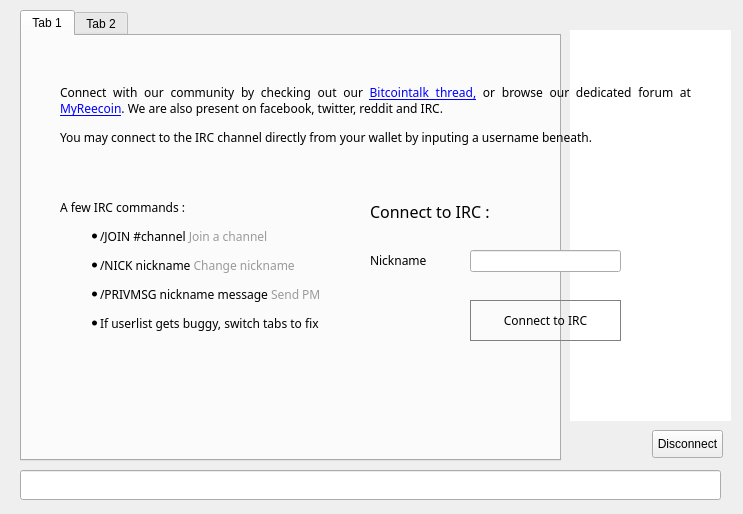
<?xml version="1.0" encoding="UTF-8"?>
<ui version="4.0">
 <class>ChatWindowClass</class>
 <widget class="QWidget" name="ChatWindowClass">
  <property name="geometry">
   <rect>
    <x>0</x>
    <y>0</y>
    <width>743</width>
    <height>514</height>
   </rect>
  </property>
  <widget class="QWidget" name="widget_2" native="true">
   <property name="geometry">
    <rect>
     <x>0</x>
     <y>0</y>
     <width>741</width>
     <height>511</height>
    </rect>
   </property>
   <widget class="QWidget" name="splitter" native="true">
    <property name="enabled">
     <bool>true</bool>
    </property>
    <property name="geometry">
     <rect>
      <x>10</x>
      <y>10</y>
      <width>721</width>
      <height>501</height>
     </rect>
    </property>
    <property name="styleSheet">
     <string notr="true"/>
    </property>
    <widget class="QTabWidget" name="tab">
     <property name="geometry">
      <rect>
       <x>10</x>
       <y>0</y>
       <width>541</width>
       <height>451</height>
      </rect>
     </property>
     <property name="styleSheet">
      <string notr="true"/>
     </property>
     <property name="tabShape">
      <enum>QTabWidget::Rounded</enum>
     </property>
     <property name="currentIndex">
      <number>0</number>
     </property>
     <property name="tabsClosable">
      <bool>false</bool>
     </property>
     <widget class="QWidget" name="widget_4">
      <attribute name="title">
       <string>Tab 1</string>
      </attribute>
     </widget>
     <widget class="QWidget" name="tab_5">
      <attribute name="title">
       <string>Tab 2</string>
      </attribute>
     </widget>
    </widget>
    <widget class="QLineEdit" name="lineEdit">
     <property name="geometry">
      <rect>
       <x>10</x>
       <y>460</y>
       <width>701</width>
       <height>30</height>
      </rect>
     </property>
     <property name="sizePolicy">
      <sizepolicy hsizetype="Fixed" vsizetype="Fixed">
       <horstretch>0</horstretch>
       <verstretch>0</verstretch>
      </sizepolicy>
     </property>
     <property name="maximumSize">
      <size>
       <width>16777215</width>
       <height>30</height>
      </size>
     </property>
    </widget>
    <widget class="QListView" name="userView">
     <property name="geometry">
      <rect>
       <x>560</x>
       <y>20</y>
       <width>161</width>
       <height>391</height>
      </rect>
     </property>
     <property name="minimumSize">
      <size>
       <width>0</width>
       <height>300</height>
      </size>
     </property>
     <property name="styleSheet">
      <string notr="true">border-radius:10px;</string>
     </property>
    </widget>
    <widget class="QPushButton" name="disconnect">
     <property name="geometry">
      <rect>
       <x>642</x>
       <y>420</y>
       <width>71</width>
       <height>28</height>
      </rect>
     </property>
     <property name="text">
      <string>Disconnect</string>
     </property>
    </widget>
   </widget>
   <widget class="QWidget" name="hide3" native="true">
    <property name="geometry">
     <rect>
      <x>0</x>
      <y>0</y>
      <width>741</width>
      <height>511</height>
     </rect>
    </property>
    <property name="styleSheet">
     <string notr="true">font-family:Proxima Nova Rg;</string>
    </property>
    <widget class="QWidget" name="layoutWidget">
     <property name="geometry">
      <rect>
       <x>10</x>
       <y>6</y>
       <width>731</width>
       <height>41</height>
      </rect>
     </property>
     <layout class="QHBoxLayout" name="hide1">
      <property name="spacing">
       <number>7</number>
      </property>
      <item>
       <widget class="QLabel" name="label_9">
        <property name="sizePolicy">
         <sizepolicy hsizetype="Preferred" vsizetype="Preferred">
          <horstretch>0</horstretch>
          <verstretch>0</verstretch>
         </sizepolicy>
        </property>
        <property name="font">
         <font>
          <family>Proxima Nova Rg</family>
         </font>
        </property>
        <property name="text">
         <string>&lt;html&gt;&lt;head/&gt;&lt;body&gt;&lt;p align=&quot;center&quot;&gt;&lt;img src=&quot;:/icons/res/icons/socialt.png&quot;/&gt;&lt;/p&gt;&lt;/body&gt;&lt;/html&gt;</string>
        </property>
       </widget>
      </item>
     </layout>
    </widget>
    <widget class="QLabel" name="hide2">
     <property name="geometry">
      <rect>
       <x>60</x>
       <y>70</y>
       <width>631</width>
       <height>91</height>
      </rect>
     </property>
     <property name="text">
      <string>&lt;html&gt;&lt;head/&gt;&lt;body&gt;&lt;p align=&quot;justify&quot;&gt;&lt;span style=&quot; font-size:9pt;&quot;&gt;Connect with our community by checking out our &lt;/span&gt;&lt;a href=&quot;https://bitcointalk.org/index.php?topic=599438.0&quot;&gt;&lt;span style=&quot; font-size:9pt; text-decoration: underline; color:#0000ff;&quot;&gt;Bitcointalk thread,&lt;/span&gt;&lt;/a&gt;&lt;span style=&quot; font-size:9pt;&quot;&gt; or browse our dedicated forum at &lt;/span&gt;&lt;a href=&quot;http://www.myReecoin.com&quot;&gt;&lt;span style=&quot; font-size:9pt; text-decoration: underline; color:#0000ff;&quot;&gt;MyReecoin&lt;/span&gt;&lt;/a&gt;&lt;span style=&quot; font-size:9pt;&quot;&gt;. We are also present on facebook, twitter, reddit and IRC.&lt;/span&gt;&lt;/p&gt;&lt;p align=&quot;justify&quot;&gt;&lt;span style=&quot; font-size:9pt;&quot;&gt;You may connect to the IRC channel directly from your wallet by inputing a username beneath.&lt;/span&gt;&lt;/p&gt;&lt;/body&gt;&lt;/html&gt;</string>
     </property>
     <property name="wordWrap">
      <bool>true</bool>
     </property>
     <property name="openExternalLinks">
      <bool>true</bool>
     </property>
    </widget>
    <widget class="QLabel" name="label">
     <property name="geometry">
      <rect>
       <x>100</x>
       <y>380</y>
       <width>71</width>
       <height>51</height>
      </rect>
     </property>
     <property name="text">
      <string>&lt;html&gt;&lt;head/&gt;&lt;body&gt;&lt;p align=&quot;center&quot;&gt;&lt;a href=&quot;https://twitter.com/Silk_coin&quot;&gt;&lt;span style=&quot; text-decoration: underline; color:#0000ff;&quot;&gt;&lt;img src=&quot;:/icons/twitter&quot;/&gt;&lt;/span&gt;&lt;/a&gt;&lt;/p&gt;&lt;/body&gt;&lt;/html&gt;</string>
     </property>
     <property name="margin">
      <number>5</number>
     </property>
     <property name="openExternalLinks">
      <bool>true</bool>
     </property>
    </widget>
    <widget class="QLabel" name="label_3">
     <property name="geometry">
      <rect>
       <x>190</x>
       <y>380</y>
       <width>53</width>
       <height>51</height>
      </rect>
     </property>
     <property name="text">
      <string>&lt;html&gt;&lt;head/&gt;&lt;body&gt;&lt;p&gt;&lt;a href=&quot;https://www.facebook.com/Reecoin&quot;&gt;&lt;span style=&quot; text-decoration: underline; color:#0000ff;&quot;&gt;&lt;img src=&quot;:/icons/face&quot;/&gt;&lt;/span&gt;&lt;/a&gt;&lt;/p&gt;&lt;/body&gt;&lt;/html&gt;</string>
     </property>
     <property name="openExternalLinks">
      <bool>true</bool>
     </property>
    </widget>
    <widget class="QLabel" name="label_4">
     <property name="geometry">
      <rect>
       <x>260</x>
       <y>380</y>
       <width>41</width>
       <height>51</height>
      </rect>
     </property>
     <property name="text">
      <string>&lt;html&gt;&lt;head/&gt;&lt;body&gt;&lt;p&gt;&lt;a href=&quot;http://www.reddit.com/r/Reecoinofficial/&quot;&gt;&lt;span style=&quot; text-decoration: underline; color:#0000ff;&quot;&gt;&lt;img src=&quot;:/icons/reddit&quot;/&gt;&lt;/span&gt;&lt;/a&gt;&lt;/p&gt;&lt;/body&gt;&lt;/html&gt;</string>
     </property>
     <property name="openExternalLinks">
      <bool>true</bool>
     </property>
    </widget>
    <widget class="QLabel" name="label_2">
     <property name="geometry">
      <rect>
       <x>60</x>
       <y>160</y>
       <width>291</width>
       <height>211</height>
      </rect>
     </property>
     <property name="text">
      <string>&lt;html&gt;&lt;head/&gt;&lt;body&gt;&lt;p&gt;A few IRC commands :&lt;/p&gt;&lt;ul style=&quot;margin-top: 0px; margin-bottom: 0px; margin-left: 0px; margin-right: 0px; -qt-list-indent: 1;&quot;&gt;&lt;li style=&quot; margin-top:12px; margin-bottom:12px; margin-left:0px; margin-right:0px; -qt-block-indent:0; text-indent:0px;&quot;&gt;/JOIN #channel &lt;span style=&quot; color:#9a9a9a;&quot;&gt;Join a channel&lt;/span&gt;&lt;/li&gt;&lt;li style=&quot; margin-top:12px; margin-bottom:12px; margin-left:0px; margin-right:0px; -qt-block-indent:0; text-indent:0px;&quot;&gt;/NICK nickname &lt;span style=&quot; color:#9a9a9a;&quot;&gt;Change nickname&lt;/span&gt;&lt;/li&gt;&lt;li style=&quot; margin-top:12px; margin-bottom:12px; margin-left:0px; margin-right:0px; -qt-block-indent:0; text-indent:0px;&quot;&gt;/PRIVMSG nickname message &lt;span style=&quot; color:#9a9a9a;&quot;&gt;Send PM &lt;/span&gt;&lt;/li&gt;&lt;li style=&quot; margin-top:0px; margin-bottom:0px; margin-left:0px; margin-right:0px; -qt-block-indent:0; text-indent:0px;&quot;&gt;If userlist gets buggy, switch tabs to fix&lt;/li&gt;&lt;/ul&gt;&lt;/body&gt;&lt;/html&gt;</string>
     </property>
    </widget>
    <widget class="QLineEdit" name="editPseudo">
     <property name="geometry">
      <rect>
       <x>470</x>
       <y>250</y>
       <width>151</width>
       <height>22</height>
      </rect>
     </property>
     <property name="text">
      <string/>
     </property>
    </widget>
    <widget class="QLabel" name="label_5">
     <property name="geometry">
      <rect>
       <x>370</x>
       <y>250</y>
       <width>61</width>
       <height>21</height>
      </rect>
     </property>
     <property name="text">
      <string>Nickname</string>
     </property>
    </widget>
    <widget class="QPushButton" name="buttonConnect">
     <property name="geometry">
      <rect>
       <x>470</x>
       <y>300</y>
       <width>151</width>
       <height>41</height>
      </rect>
     </property>
     <property name="styleSheet">
      <string notr="true">border-radius:40px;border:1px solid grey</string>
     </property>
     <property name="text">
      <string>Connect to IRC</string>
     </property>
    </widget>
    <widget class="QLabel" name="label_10">
     <property name="geometry">
      <rect>
       <x>370</x>
       <y>200</y>
       <width>161</width>
       <height>21</height>
      </rect>
     </property>
     <property name="text">
      <string>&lt;html&gt;&lt;head/&gt;&lt;body&gt;&lt;p&gt;&lt;span style=&quot; font-size:12pt;&quot;&gt;Connect to IRC :&lt;/span&gt;&lt;/p&gt;&lt;/body&gt;&lt;/html&gt;</string>
     </property>
    </widget>
    <zorder>layoutWidget</zorder>
    <zorder>hide2</zorder>
    <zorder>label</zorder>
    <zorder>label_3</zorder>
    <zorder>label_4</zorder>
    <zorder>label_2</zorder>
    <zorder>editPseudo</zorder>
    <zorder>label_5</zorder>
    <zorder>buttonConnect</zorder>
    <zorder>label_10</zorder>
    <zorder>label_9</zorder>
   </widget>
  </widget>
  <action name="actionQuit">
   <property name="text">
    <string>Quitter</string>
   </property>
   <property name="shortcut">
    <string>Ctrl+Q</string>
   </property>
  </action>
  <action name="actionCloseTab">
   <property name="text">
    <string>Fermer l'onglet</string>
   </property>
  </action>
 </widget>
 <layoutdefault spacing="6" margin="11"/>
 <resources/>
 <connections/>
</ui>
